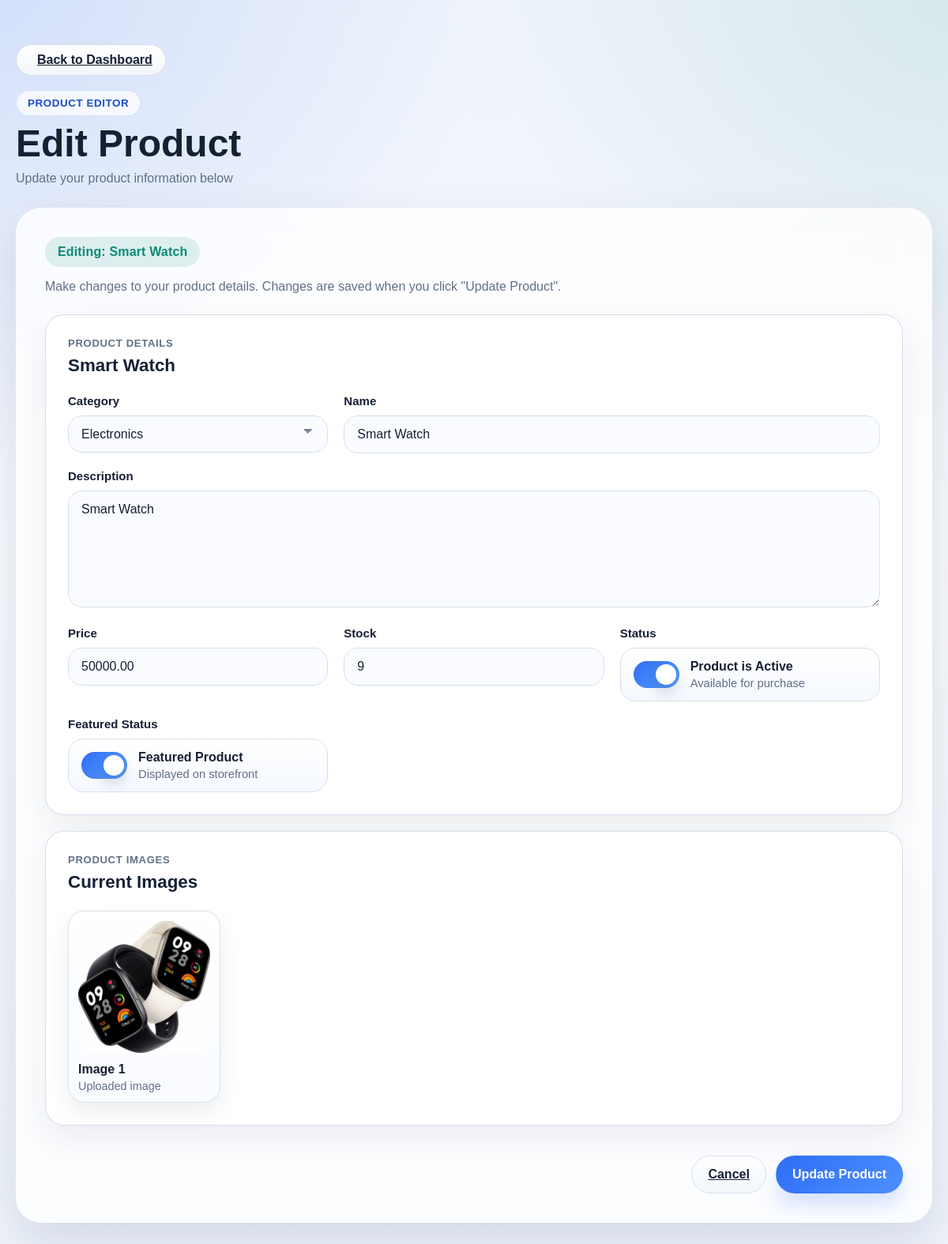
The page /products/product/9/edit/ (signed in) on the database as committed earlier.
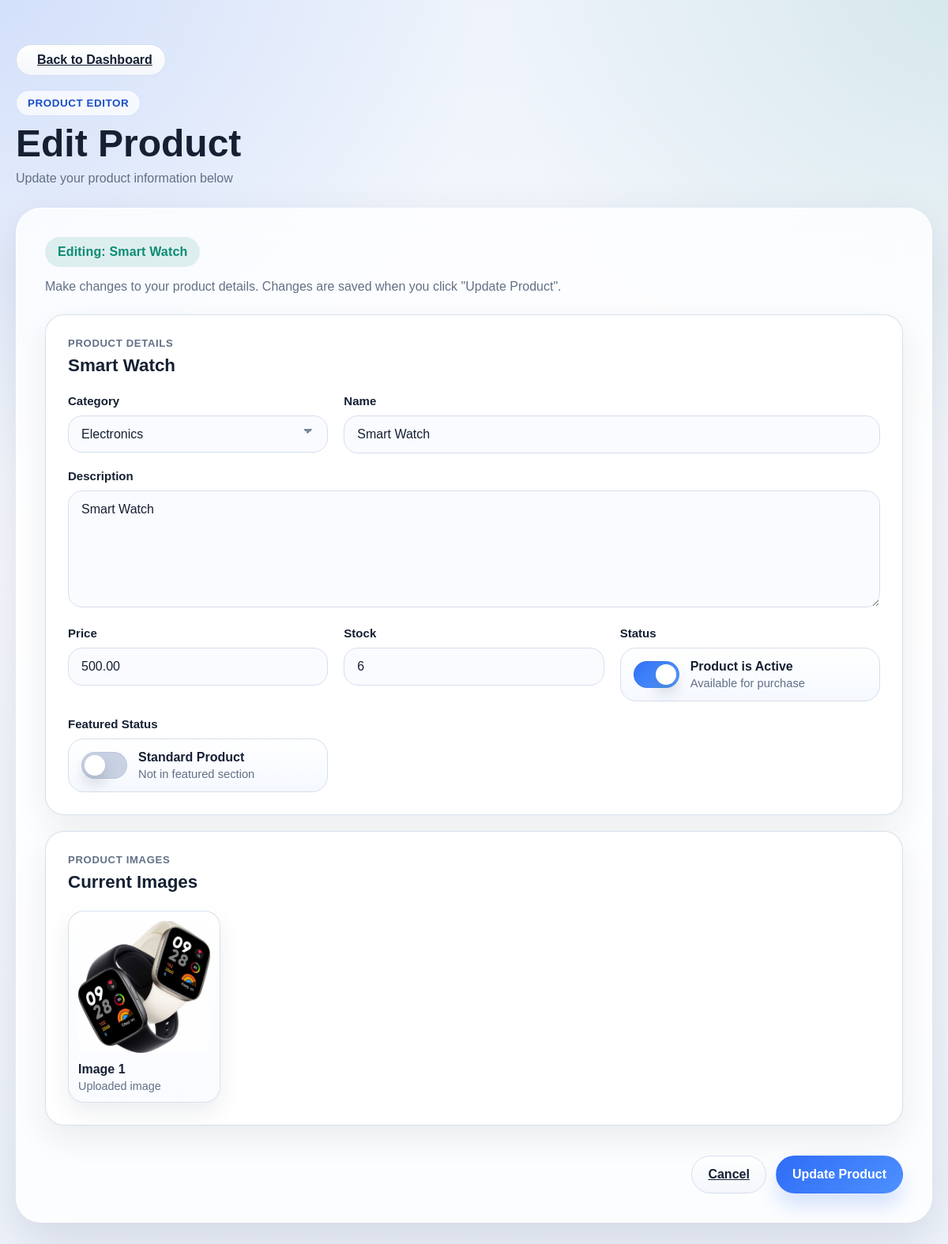
The same page on the database as committed later.
### products/models.py (models this page shows, shortened)
class Product(models.Model):
    seller = models.ForeignKey('users.SellerProfile', on_delete=models.CASCADE)
    category = models.ForeignKey(Category, on_delete=models.SET_NULL, null=True, related_name='products')
    name = models.CharField(max_length=255)
    description = models.TextField()
    price = models.DecimalField(max_digits=10, decimal_places=2)
    stock = models.PositiveIntegerField()
    is_available = models.BooleanField(default=True)
    is_featured = models.BooleanField(default=False)
    created_at = models.DateTimeField(auto_now_add=True)

### products/views.py (the view)
# urls.py: path("product/<int:pk>/edit/", views.product_update, name="product_update"),
@login_required
def product_update(request, pk):
    product = get_object_or_404(Product, pk=pk)
    seller = get_object_or_404(SellerProfile, user=request.user)
    if product.seller != seller:
        raise PermissionDenied("You are not allowed to edit this product.")
    if request.method == "POST":
        form = ProductUpdateForm(request.POST, instance=product)
        if form.is_valid():
            form.save()
            messages.success(request, f'Product "{product.name}" updated successfully!')
        else:
            messages.error(request, 'Please correct the errors below.')
    else:
        form = ProductUpdateForm(instance=product)
    return render(
        request,
        "products/product_update.html",
        {
            "form": form,
            "product": product,
        },
    )

### products/models.py (called while the page is built)
    def __str__(self):
        return self.name

### products/templates/products/product_update.html (shortened to what the changed rows need)
{% extends 'products/base.html' %}
{% load static %}
{% block content %}
<main class="page">
  <section class="page__hero">
    <h1 class="page__title">Edit Product</h1>
  </section>
  <section class="workspace-card">
    <div class="workspace-card__top">
      <div class="workspace-card__intro">
        <span class="counter-badge">Editing: {{ product.name }}</span>
        <p class="workspace-card__hint">
          Make changes to your product details. Changes are saved when you click "Update Product".
        </p>
      </div>
    </div>
    <form class="product-form" method="POST" novalidate>
      <div class="product-list">
        <article class="product-card">
          <div class="product-card__header">
            <div class="product-card__heading">
              <p class="product-card__eyebrow">Product Details</p>
              <h2 class="product-card__title">{{ product.name }}</h2>
            </div>
          </div>
          <div class="product-card__grid">
            <div class="form-group form-group--category">
              <label class="form-group__label" for="{{ form.category.id_for_label }}">Category</label>
              {{ form.category }}
            </div>
            <div class="form-group form-group--name">
              <label class="form-group__label" for="{{ form.name.id_for_label }}">Name</label>
              {{ form.name }}
            </div>
            <div class="form-group form-group--description">
              <label class="form-group__label" for="{{ form.description.id_for_label }}">Description</label>
              {{ form.description }}
            </div>
            <div class="form-group form-group--price">
              <label class="form-group__label" for="{{ form.price.id_for_label }}">Price</label>
              {{ form.price }}
            </div>
            <div class="form-group form-group--stock">
              <label class="form-group__label" for="{{ form.stock.id_for_label }}">Stock</label>
              {{ form.stock }}
            </div>
            <div class="form-group form-group--featured">
              <label class="toggle-switch" data-toggle-control>
                <span class="toggle-switch__track" aria-hidden="true"></span>
                <span class="toggle-switch__copy">
                  <span class="toggle-switch__title">
                    {% if product.is_featured %}Featured Product{% else %}Standard Product{% endif %}
                  </span>
                  <span class="toggle-switch__meta" data-toggle-status>
                    {% if product.is_featured %}Displayed on storefront{% else %}Not in featured section{% endif %}
                  </span>
                </span>
              </label>
            </div>
          </div>
        </article>
        {% if product.images.exists %}
        <article class="product-card">
          <div class="product-card__header">
            <div class="product-card__heading">
              <h2 class="product-card__title">Current Images</h2>
            </div>
          </div>
        </article>
        {% endif %}
      </div>
    </form>
  </section>
</main>
{% endblock %}

Rows that differ between the two databases and show on the page:
changed Product "Smart Watch": price "50000.00" → "500.00"; stock "9" → "6"
Other text that changed with them:
text no longer shown: "Featured Product Displayed on storefront"
text now shown: "Standard Product Not in featured section"
